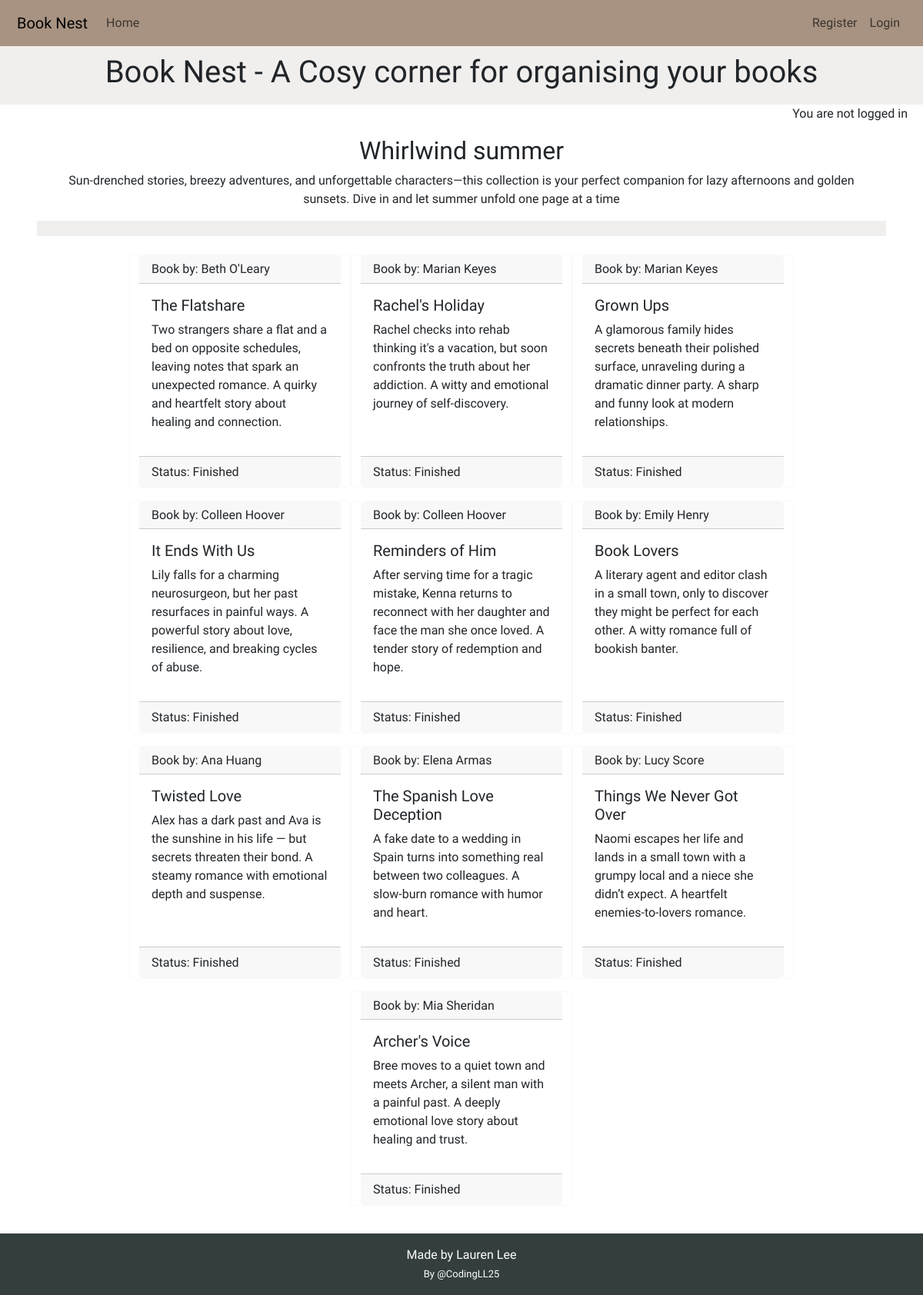
The app's page /collection/whirlwind-summer/ with its own data.
### library/models.py (models this page shows, shortened)
class Collection(models.Model):
    THEME_CHOICES = [
        ("romance", "Romance"),
        ("fantasy", "Fantasy"),
        ("mystery", "Mystery"),
        ("historical", "Historical"),
        ("thriller", "Thriller"),
        ("science_fiction", "Science Fiction"),
        ("nonfiction", "Nonfiction"),
        ("young_adult", "Young Adult"),
        ("literary", "Literary Fiction"),
        ("horror", "Horror"),
        ("self_development", "Self Development"),
        ("mixed", "Mixed theme"),
    ]
    name = models.CharField(max_length=100, unique=True, blank=False)
    excerpt = models.TextField(blank=True)
    theme = models.CharField(max_length=50, choices=THEME_CHOICES, default="mixed")
    user = models.ForeignKey(
        User, on_delete=models.CASCADE, related_name="collections", null=True
    )
    slug = models.SlugField(max_length=200, blank=True, unique=True)

class Book(models.Model):
    collection = models.ForeignKey(
        Collection, on_delete=models.CASCADE, related_name="books"
    )
    title = models.CharField(max_length=200, unique=True, blank=False)
    author = models.CharField(max_length=100, blank=False)
    body = models.TextField()
    finished = models.BooleanField(default=False)
    created_on = models.DateTimeField(auto_now_add=True)
    tag = models.ManyToManyField(Tag, related_name="books")

### library/views.py (the view)
# urls.py: path("collection/<slug:slug>/", views.collection_detail, name="collection_detail"),
def collection_detail(request, slug):
    queryset = Collection.objects.all().order_by("id")
    collection = get_object_or_404(queryset, slug=slug)
    books = collection.books.all()
    return render(
        request,
        "library/collection_detail.html",
        {
            "collection": collection,
            "books": books,
        },
    )

### library/templatetags/html_filters.py (called while the page is built)
@register.filter(name="clean_html")
def clean_html(value):
    if not value:
        return ""
    value = re.sub(r"<p[^>]*>\s*(?:&nbsp;|\s)*</p>", "", value)
    value = re.sub(r"&nbsp;", " ", value)
    return strip_tags(value).strip()

### library/templates/library/collection_detail.html (shortened to what this page needs)
{% extends 'base.html' %}
{% load html_filters %}
{% load static %}
{% load crispy_forms_tags %}
{% block content %}
<div class="collection-name">
    <h2>{{ collection.name }}</h2>
    <p> {{ collection.excerpt }}</p>
</div>
<section class="form">
    <div class="row heading">
    </div>
</section>
<section class="book-container container mt-4">
    <div class="row justify-content-center">
        {% if books %}
        {% for book in books %}
        <div class="card book-holder border-light mb-3">
            <div class="card-header book-header">
                <h3 class="book-author">
                    Book by: {{ book.author }}
                </h3>
            </div>
            <div class="card-body book-main">
                <h5 class="card-title book-title">{{ book.title}} </h5>
                <p class="card-text book-body"> {{ book.body | clean_html }}</p>
            </div>
            <div class="card-footer book-header">
                <p class="card-status book-status"> Status: {% if book.finished %} Finished {% else %} In progress
                    {% endif%}</p>
            </div>
        </div>
        {% endfor%}
        {% else %}
        <p>No books in this collection yet.</p>
        {% endif %}
    </div>
</section>
{% endblock content %}

### static/css/style.css (style rules this page uses)
:root { --primary-font: "Oswald", sans-serif; --primary-color: #333E3D; --secondary-color: rgb(214, 209, 202); --highlight: #A89382; --light-highlight: #D97E47; --bright-highlight: #632a13; --danger: rgb(131, 21, 21); }
body { min-height: 100vh; display: flex; width: 100%; flex-direction: column; font-family: var(--primary-font); margin: 0; overflow-x: hidden; overflow-wrap: anywhere; }
.heading, .action-form { background-color: rgba(214, 209, 202, 0.35); padding: 10px; text-align: center; }
.collection-name { width: 100%; display: block; text-align: center; }
.book-container { display: flex; width: 100%; }
.book-holder { max-width: 18rem; }
.book-header { display: flex; justify-content: space-between; align-items: center; width: 100%; }
.book-author { margin: 0; text-align: left; font-size: medium; }
.book-status { margin: 0; }

### records on screen
Collection: name "Whirlwind summer", excerpt "Sun-drenched stories, breezy adventures, and unforgettable characters—this collection is your perfect companion for lazy afternoons and golden sunsets. Dive in and let summer unfold one page at a time"
Book: author "Beth O'Leary", title "The Flatshare", body|clean_html "Two strangers share a flat and a bed on opposite schedules, leaving notes that spark an unexpected romance. A quirky and heartfelt story about healing and connection.", finished "Finished"
Book: author "Marian Keyes", title "Rachel's Holiday", body|clean_html "Rachel checks into rehab thinking it's a vacation, but soon confronts the truth about her addiction. A witty and emotional journey of self-discovery.", finished "Finished"
Book: author "Marian Keyes", title "Grown Ups", body|clean_html "A glamorous family hides secrets beneath their polished surface, unraveling during a dramatic dinner party. A sharp and funny look at modern relationships.", finished "Finished"
Book: author "Colleen Hoover", title "It Ends With Us", body|clean_html "Lily falls for a charming neurosurgeon, but her past resurfaces in painful ways. A powerful story about love, resilience, and breaking cycles of abuse.", finished "Finished"
Book: author "Colleen Hoover", title "Reminders of Him", body|clean_html "After serving time for a tragic mistake, Kenna returns to reconnect with her daughter and face the man she once loved. A tender story of redemption and hope.", finished "Finished"
Book: author "Emily Henry", title "Book Lovers", body|clean_html "A literary agent and editor clash in a small town, only to discover they might be perfect for each other. A witty romance full of bookish banter.", finished "Finished"
Book: author "Ana Huang", title "Twisted Love", body|clean_html "Alex has a dark past and Ava is the sunshine in his life — but secrets threaten their bond. A steamy romance with emotional depth and suspense.", finished "Finished"
Book: author "Elena Armas", title "The Spanish Love Deception", body|clean_html "A fake date to a wedding in Spain turns into something real between two colleagues. A slow-burn romance with humor and heart.", finished "Finished"
Book: author "Lucy Score", title "Things We Never Got Over", body|clean_html "Naomi escapes her life and lands in a small town with a grumpy local and a niece she didn’t expect. A heartfelt enemies-to-lovers romance.", finished "Finished"
Book: author "Mia Sheridan", title "Archer's Voice", body|clean_html "Bree moves to a quiet town and meets Archer, a silent man with a painful past. A deeply emotional love story about healing and trust.", finished "Finished"
